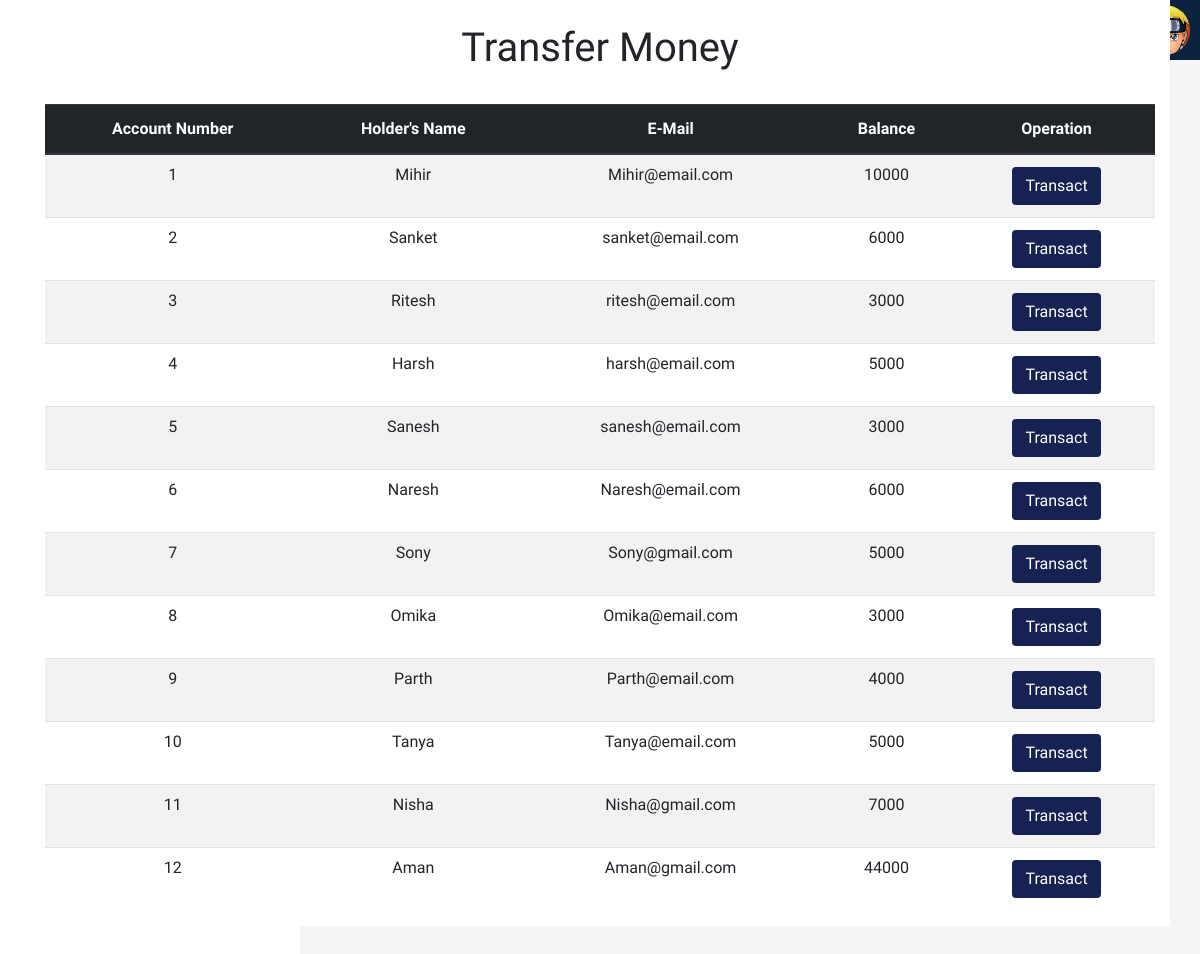
The app's page /TransferMoney.php with its own data.
### tables this page shows
CREATE TABLE `users` (
  `id` int(11) NOT NULL,
  `name` text NOT NULL,
  `gender` text NOT NULL,
  `age` int(3) NOT NULL,
  `email` varchar(30) NOT NULL,
  `contact` varchar(10) NOT NULL,
  `balance` int(8) NOT NULL
);

### TransferMoney.php (the view, shortened to what this page needs)
<!DOCTYPE html>
<html lang="en">
<head>
    <link rel="stylesheet" href="https://maxcdn.bootstrapcdn.com/bootstrap/4.0.0/css/bootstrap.min.css">
    <link rel="stylesheet" href="css\styles.css">
    <link rel="stylesheet" href="https://maxst.icons8.com/vue-static/landings/line-awesome/line-awesome/1.3.0/css/line-awesome.min.css">
</head>
<body>
        <div class="main">
            <div class="topbar">
                <div class="user">
                </div>
            </div>
        </div>
<?php
    include 'connection.php';
    $sql = "SELECT * FROM users";
    $result = mysqli_query($conn, $sql);
?>
    <div class="container">
        <h1 class="text-center pt-4">Transfer Money</h1>
        <br>
        <div class="row">
            <div class="col">
                <div class="table-responsive-md">
                <table class="table table-striped  table-hover">
                <thead class="thead-dark">
                    <tr>
                    <th scope="col" class="text-center">Account Number</th>
                    <th scope="col" class="text-center">Holder's Name</th>
                    <th scope="col" class="text-center">E-Mail</th>
                    <th scope="col" class="text-center">Balance</th>
                    <th scope="col" class="text-center">Operation</th>
                    </tr>
                </thead>
                <tbody>
                    <?php
                        while($rows = mysqli_fetch_assoc($result)) {
                    ?>
                    <tr class="text-center">
                        <td class="py-2"><?php echo $rows['id']?></td>
                        <td class="py-2"><?php echo $rows['name']?></td>
                        <td class="py-2"><?php echo $rows['email']?></td>
                        <td class="py-2"><?php echo $rows['balance']?></td>
                        <td><a href="TransferDetails.php?id= <?php echo $rows['id'] ;?>"> <button type="button" class="btn">Transact</button></a></td>
                    </tr>
                    <?php
                        }
                    ?>
                </tbody>
            </div>
        </div>
    </div>
    </div>
</body>
</html>

### css/styles.css (style rules this page uses)
:root { --main-color: #162252; --color-dark: #1d2231; --text-grey: #8390a2; }
* { padding:0; margin:0; box-sizing: border-box; font-family: 'Poppins',sans-serif; }
body { overflow: hidden; }
.container { position: relative; width: 100%; background-color: #fff; }
.main { position: absolute; width: calc(100% - 300px); left: 300px; min-height: 500vh; background-color: #f5f5f5f5; transition: 0.3s; }
.main .topbar { width: 100%; background-color: #0C2340 !important; height:60px; padding: 0 10px; display:flex; justify-content: space-between; align-items: center; }
.user { position: relative; min-width: 50px; width: 50px; height: 50px; border-radius: 50%; overflow: hidden; cursor:pointer }

### TransferMoney.php (style rules this page uses)
* { font-family: 'Work Sans', sans-serif; padding: 0; margin: 0; box-sizing: border-box; }
button { transition: 0.2s; color:#fff; background-color:#162252; }

### records on screen
users: id "1", name "Mihir", email "Mihir@email.com", balance "10000"
users: id "2", name "Sanket", email "sanket@email.com", balance "6000"
users: id "3", name "Ritesh", email "ritesh@email.com", balance "3000"
users: id "4", name "Harsh", email "harsh@email.com", balance "5000"
users: id "5", name "Sanesh", email "sanesh@email.com", balance "3000"
users: id "6", name "Naresh", email "Naresh@email.com", balance "6000"
users: id "7", name "Sony", email "Sony@gmail.com", balance "5000"
users: id "8", name "Omika", email "Omika@email.com", balance "3000"
users: id "9", name "Parth", email "Parth@email.com", balance "4000"
users: id "10", name "Tanya", email "Tanya@email.com", balance "5000"
users: id "11", name "Nisha", email "Nisha@gmail.com", balance "7000"
users: id "12", name "Aman", email "Aman@gmail.com", balance "44000"
